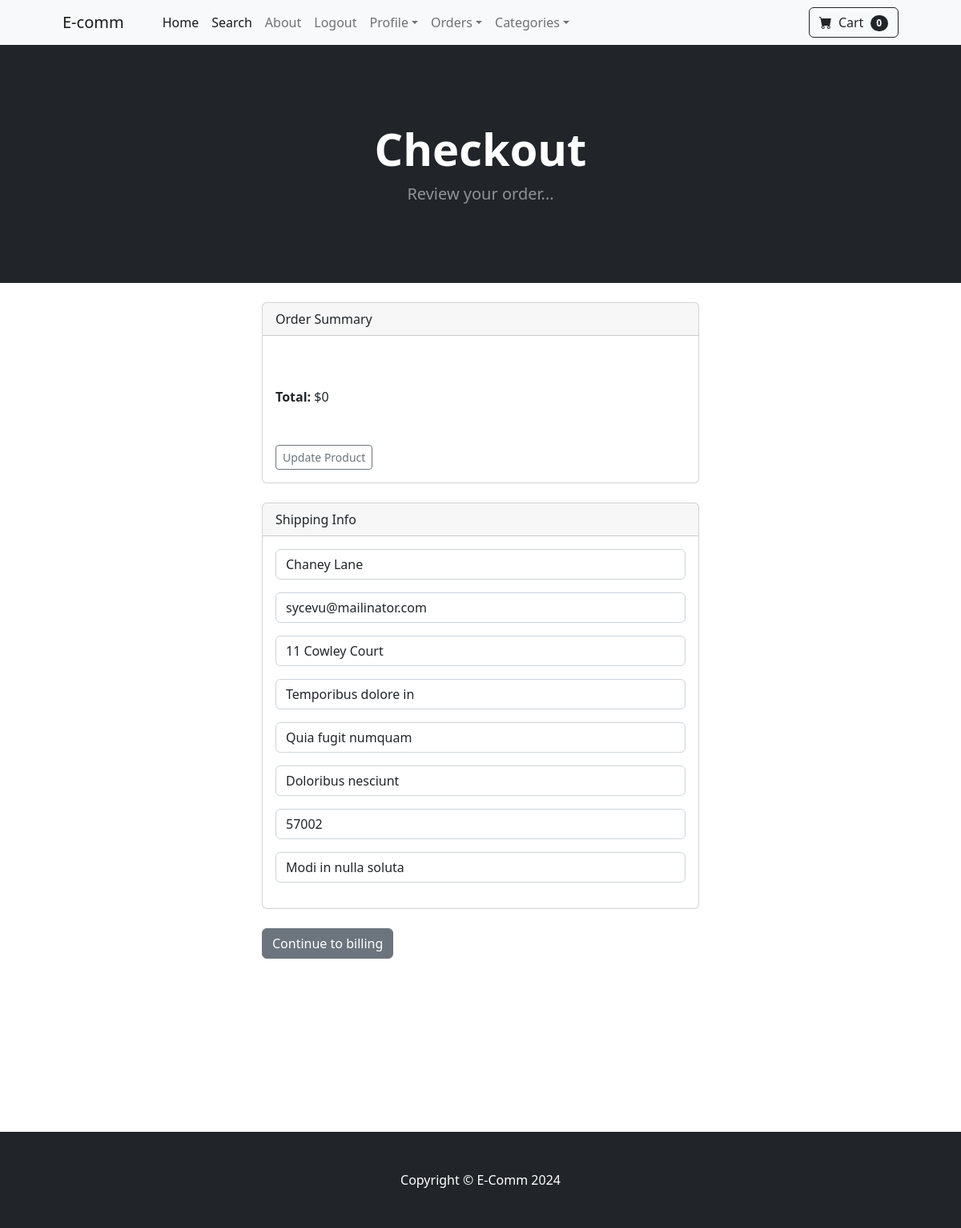
The app's page /payment/checkout (signed in) with its own data.
### payment/models.py (models this page shows, shortened)
class ShippingAddress(models.Model):
    user = models.ForeignKey(User, on_delete=models.CASCADE, null=True, blank=True)
    shipping_full_name = models.CharField(max_length=255)
    shipping_email = models.CharField(max_length=255)
    shipping_address1 = models.CharField(max_length=255)
    shipping_address2 = models.CharField(max_length=255, null=True, blank=True)
    shipping_city = models.CharField(max_length=255)
    shipping_state = models.CharField(max_length=255, null=True, blank=True)
    shipping_zipcode = models.CharField(max_length=255, null=True, blank=True)
    shipping_country = models.CharField(max_length=255)
    class Meta:
        verbose_name_plural = "Shipping Address"

### payment/views.py (the view)
# urls.py: path('checkout', views.checkout, name='checkout'),
def checkout(request):
    cart = Cart(request)
    cart_products = cart.get_prods
    quantities = cart.get_quants
    totals = cart.cart_total()
    if request.user.is_authenticated:
        shipping_user = ShippingAddress.objects.get(user__id=request.user.id)
        shipping_form = ShippingForm(request.POST or None, instance=shipping_user)
        return render(request, "payment/checkout.html", {"cart_products":cart_products, "quantities":quantities, "totals":totals, "shipping_form":shipping_form })
    else:
        shipping_form = ShippingForm(request.POST or None)
        return render(request, "payment/checkout.html", {"cart_products":cart_products, "quantities":quantities, "totals":totals, "shipping_form":shipping_form})

### cart/cart.py (called while the page is built, shortened)
    def cart_total(self):
        product_ids = self.cart.keys()
        products = Product.objects.filter(id__in=product_ids)
        quantities = self.cart
        total = 0
        return total

    def __len__(self):
        return len(self.cart)

    def get_prods(self):
        product_ids = self.cart.keys()
        products = Product.objects.filter(id__in=product_ids)
        return products

### cart/context_processors.py (called while the page is built)
def cart(request):
    return {'cart': Cart(request)}

### payment/templates/payment/checkout.html (shortened to what this page needs)
{% extends 'base.html' %}
{% block content %}
        <header class="bg-dark py-5">
            <div class="container px-4 px-lg-5 my-5">
                <div class="text-center text-white">
                    <h1 class="display-4 fw-bolder">Checkout </h1>
                    <p class="lead fw-normal text-white-50 mb-0">Review your order...</p>
                </div>
            </div>
        </header>
        <br>
        <div class="container">
            <div class="row">
                    <div class="col-md-6 offset-md-3">
                        <div class="card">
                            <div class="card-header">
                              Order Summary
                            </div>
                            <div class="card-body">
                               <br><br>
                               <strong>Total: </strong>${{ totals }}
                               <br><br><br>
                               <a href="{% url 'cart_summary' %}" class="btn btn-sm btn-outline-secondary">Update Product</a>
                            </div>
                          </div>
                          <br>
                          <div class="card">
                            <div class="card-header">
                              Shipping Info
                            </div>
                            <div class="card-body">
                              <form method="POST" action="{% url 'billing_info' %}">
                                {{shipping_form.as_p}}
                            </div>
                          </div><br>
                           <button type="submit "  class="btn btn-secondary">Continue to billing</button>
        </div>
        </div>
        </div>
<br><br><br><br><br><br><br><br><br>
{% endblock %}

### records on screen
ShippingAddress: shipping_full_name "Chaney Lane", shipping_email "sycevu@mailinator.com", shipping_address1 "11 Cowley Court", shipping_address2 "Temporibus dolore in", shipping_city "Quia fugit numquam", shipping_state "Doloribus nesciunt", shipping_zipcode "57002", shipping_country "Modi in nulla soluta"

### other values on screen
{{ cart | length }} "0"
{{ totals }} "0"
